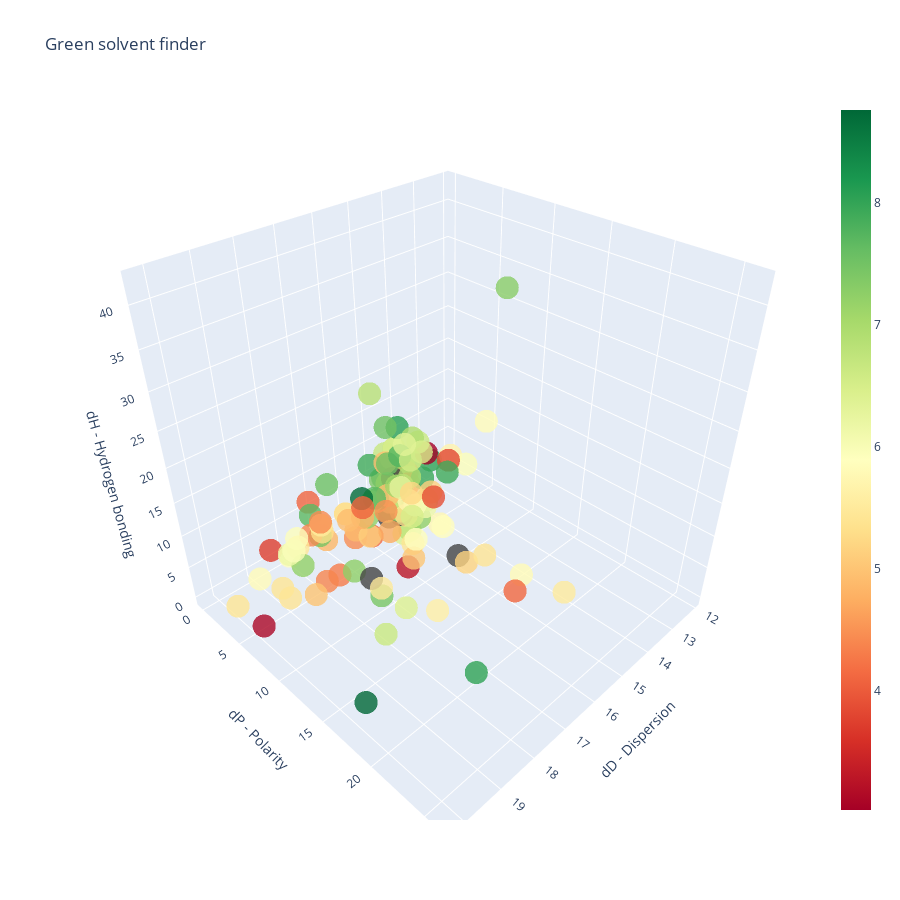

The cell this chart's notebook holds for it:
### Markdown cell above
# Plotting

### Code cell
import plotly.graph_objs as go

filt = [True]*df.shape[0]
filt = [df['Greenness'] < 5]
x = df['dD - Dispersion']
y = df['dP - Polarity']
z = df['dH - Hydrogen bonding']

trace = go.Scatter3d(x = x, y = y, z = z, mode='markers', marker=dict(size=8,\
                                                        color = df['Greenness'],\
                                                        colorscale = 'RdYlGn',\
                                                        opacity=0.8,\
                                                        showscale = True),\
                    hovertemplate = '<b>%{text}</b><br>' +\
                                     '%{hovertext}<br>' +\
                                     'dD = %{x:.2f}<br>dP = %{y:.2f}<br>dH = %{z:.2f}',
                    text = df['Solvent Name'],\
                    hovertext = [f'Greenness  = {value:.2f}' for value in df['Greenness']]) 

plot_layout = go.Layout(height=600, title = None,
                paper_bgcolor='white',
                scene={"aspectmode": "cube",
                       "xaxis": {"title": 'dD - Dispersion', },
                       "yaxis": {"title": 'dP - Polarity', },
                       "zaxis": {"title":'dH - Hydrogen bonding' }})

go.Figure(data = trace, layout = layout)

### Figure 1 — Plotly figure (JSON) as saved in the notebook; plotly's stock layout.template omitted (floating-point values rounded to 4 significant figures; data arrays with more than 128 entries replaced by an {"elided": "..."} marker saying what was removed)
{"data": [{"hovertemplate": "<b>%{text}</b><br>%{hovertext}<br>dD = %{x:.2f}<br>dP = %{y:.2f}<br>dH = %{z:.2f}", "hovertext": {"elided": "132 str values"}, "marker": {"color": {"elided": "132 float values"}, "colorscale": [[0, "rgb(165,0,38)"], [0.1, "rgb(215,48,39)"], [0.2, "rgb(244,109,67)"], [0.3, "rgb(253,174,97)"], [0.4, "rgb(254,224,139)"], [0.5, "rgb(255,255,191)"], [0.6, "rgb(217,239,139)"], [0.7, "rgb(166,217,106)"], [0.8, "rgb(102,189,99)"], [0.9, "rgb(26,152,80)"], [1, "rgb(0,104,55)"]], "opacity": 0.8, "showscale": true, "size": 8}, "mode": "markers", "text": {"elided": "132 str values"}, "type": "scatter3d", "x": {"elided": "132 float values"}, "y": {"elided": "132 float values"}, "z": {"elided": "132 float values"}}], "layout": {"height": 900, "scene": {"aspectmode": "cube", "xaxis": {"title": {"text": "dD - Dispersion"}}, "yaxis": {"title": {"text": "dP - Polarity"}}, "zaxis": {"title": {"text": "dH - Hydrogen bonding"}}}, "title": {"text": "Green solvent finder"}}}
